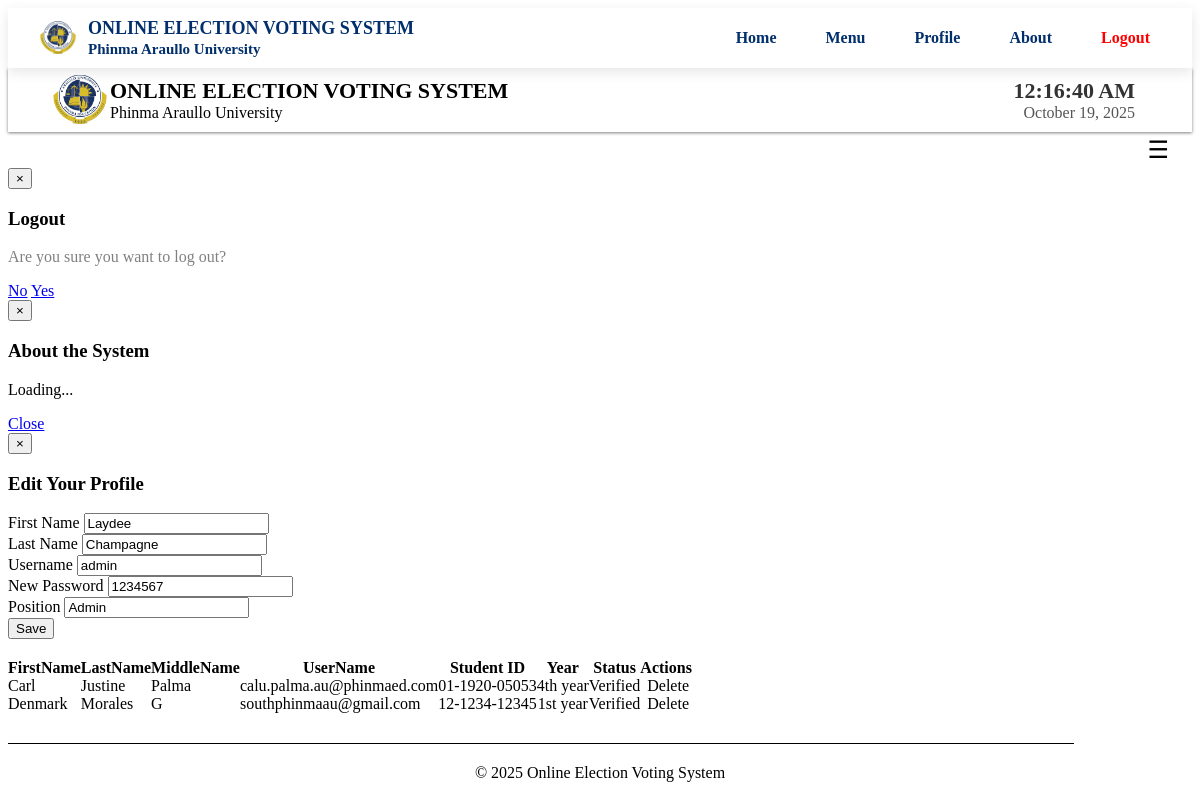
The app's page /admin/voter_verification.php (signed in) with its own data.
### tables this page shows
CREATE TABLE `users` (
  `User_id` int(11) NOT NULL,
  `FirstName` varchar(100) NOT NULL,
  `LastName` varchar(100) NOT NULL,
  `UserName` varchar(100) NOT NULL,
  `Password` varchar(100) NOT NULL,
  `User_Type` varchar(50) NOT NULL,
  `Position` varchar(100) NOT NULL
);

CREATE TABLE `voters` (
  `VoterID` int(11) NOT NULL,
  `FirstName` varchar(150) NOT NULL,
  `LastName` varchar(150) NOT NULL,
  `MiddleName` varchar(100) NOT NULL,
  `Username` varchar(100) NOT NULL,
  `Password` varchar(100) NOT NULL,
  `Email` varchar(150) NOT NULL,
  `Year` varchar(100) NOT NULL,
  `Status` varchar(20) NOT NULL,
  `SchoolID` varchar(100) NOT NULL,
  `Verified` enum('Verified','Not Verified') NOT NULL DEFAULT 'Not Verified',
  `DateVoted` varchar(50) NOT NULL,
  `TimeVoted` varchar(50) NOT NULL,
  `Room` varchar(100) NOT NULL
);

### admin/session.php (called while the page is built, shortened)
<?php
$id_session=$_SESSION['id'];
?>

### admin/voter_verification.php (the view, shortened to what this page needs)
<?php
include('session.php');
include('header.php');
include('dbcon.php');
?>
</head>
<body>
<?php include('nav_top.php'); ?>
<div class="wrapper">
<div class="home_body">
<?php include('menusidebar.php'); ?>
<section style="margin-top: 20px;">
<section>
	<div id="element" class="hero-body">
	<table class="users-table">
	<div class="demo_jui">
	<table cellpadding="0" cellspacing="0" border="0" class="display" id="log">
	<thead>
	<tr>
		<th>FirstName</th>
		<th>LastName</th>
		<th>MiddleName</th>
		<th>UserName</th>
		<th>Student ID</th>
		<th>Year</th>
		<th>Status</th>
		<th>Actions</th>
	</tr>
	</thead>
	<tbody>
	<?php
	$voter_query = mysqli_query($conn, "SELECT * FROM voters");
	while ($voter_rows = mysqli_fetch_array($voter_query)) {
		$id = $voter_rows['VoterID'];
	?>
	<tr class="del<?php echo $id ?>">
		<td><?php echo $voter_rows['FirstName']; ?></td>
		<td><?php echo $voter_rows['LastName']; ?></td>
		<td><?php echo $voter_rows['MiddleName']; ?></td>
		<td><?php echo $voter_rows['Username']; ?></td>
		<td><?php echo $voter_rows['SchoolID']; ?></td>
		<td align="center"><?php echo $voter_rows['Year']; ?></td>
		<td align="center">
			<?php if ($voter_rows['Verified'] == 'Not Verified') { ?>
				<button class="btn btn-success verify-btn" data-id="<?php echo $id; ?>">Verify</button>
			<?php } else { ?>
				<span class="label label-success">Verified</span>
			<?php } ?>
		</td>
		<td align="center">
			<a class="btn btn-danger1" id="<?php echo $id; ?>">
				<i class="icon-trash icon-large"></i>&nbsp;Delete
			</a>
		</td>
	</tr>
	<?php } ?>
	</tbody>
	</table>
	</div>
	<?php include('footer.php') ?>
</div>
</div>
</body>
</html>

### admin/menusidebar.php (shortened to what this page needs)
<div class="navbar2">
  <div class="navbar-inner">
    <div class="container">
      <button class="hamburger pull-right" onclick="toggleSidebar()">&#9776;</button>
    </div>
  </div>
</div>
<div class="modal hide fade" id="logoutModal">
  <div class="modal-header">
    <button type="button" class="close" data-dismiss="modal">×</button>
    <h3>Logout</h3>
  </div>
  <div class="modal-body">
    <p style="color: gray;">Are you sure you want to log out?</p>
  </div>
  <div class="modal-footer">
    <a href="#" class="btn" data-dismiss="modal">No</a>
    <a href="logout.php" class="btn btn-primary">Yes</a>
  </div>
</div>
<div class="modal hide fade" id="aboutModal">
  <div class="modal-header">
    <button type="button" class="close" data-dismiss="modal">×</button>
    <h3>About the System</h3>
  </div>
  <div class="modal-body" id="aboutContent">
    <p>Loading...</p>
  </div>
  <div class="modal-footer">
    <a href="#" class="btn" data-dismiss="modal">Close</a>
  </div>
</div>
<div class="modal hide fade" id="profileModal" tabindex="-1" role="dialog">
  <div class="modal-dialog" style="max-width: 600px;">
    <div class="modal-content hero-profile">
      <div class="modal-header">
        <button type="button" class="close" data-dismiss="modal">×</button>
        <h3>Edit Your Profile</h3>
      </div>
      <div class="modal-body">
        <?php
        $query = mysqli_query($conn, "SELECT * FROM users WHERE User_id = '$id_session'");
        $row = mysqli_fetch_assoc($query);
        ?>
        <form method="post">
          <div class="form-group">
            <label>First Name</label>
            <input type="text" name="firstname" value="<?php echo $row['FirstName']; ?>" class="form-control" required>
          </div>
          <div class="form-group">
            <label>Last Name</label>
            <input type="text" name="lastname" value="<?php echo $row['LastName']; ?>" class="form-control" required>
          </div>
          <div class="form-group">
            <label>Username</label>
            <input type="text" name="username" value="<?php echo $row['UserName']; ?>" class="form-control" required>
          </div>
          <div class="form-group">
            <label>New Password</label>
            <input type="text" name="password" value="<?php echo $row['Password']; ?>" class="form-control" required>
          </div>
          <div class="form-group">
            <label>Position</label>
            <input type="text" value="<?php echo $row['Position']; ?>" class="form-control" readonly>
          </div>
          <input type="submit" name="save" value="Save" class="btn btn-primary">
        </form>
      </div>
    </div>
  </div>
</div>

### admin/menusidebar.php (style rules this page uses)
.navbar2 { width: 100%; max-width: 100%; box-sizing: border-box; overflow-x: visible; padding: 0; }
.navbar-inner { width: 100%; max-width: 100%; box-sizing: border-box; }
.navbar2 .container { width: 100% !important; max-width: 100%; box-sizing: border-box; display: flex; flex-wrap: wrap; justify-content: space-between; align-items: center; overflow-x: visible; padding: 0 15px; }
.hamburger { font-size: 24px; background: transparent; border: none; color: #000; cursor: pointer; padding: 4px 8px; margin-left: auto; }

### records on screen
users: firstname "Laydee", lastname "Champagne", username "admin", password "1234567", Position "Admin"
voters: FirstName "Carl", LastName "Justine", MiddleName "Palma", Username "calu.palma.au@phinmaed.com", SchoolID "01-1920-05053", Year "4th year", Verified "Verified"
voters: FirstName "Denmark", LastName "Morales", MiddleName "G", Username "southphinmaau@gmail.com", SchoolID "12-1234-12345", Year "1st year", Verified "Verified"
